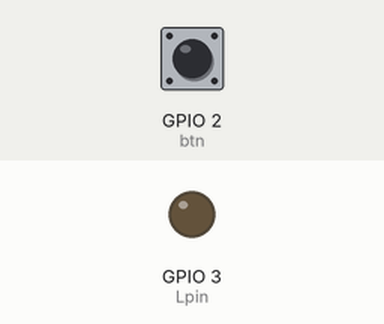
This program was run on a simulated Raspberry Pi (BCM pin numbers). Shown: output pins drawn as LEDs (lit = HIGH). The inputs (shaded band) are chosen by the test bench; at power-on: GPIO 2 (btn) HIGH.

Above: at 1.2 s.
1.3 s: GPIO 2 (btn) pulled LOW for 0.15 s
At 1.37 s:
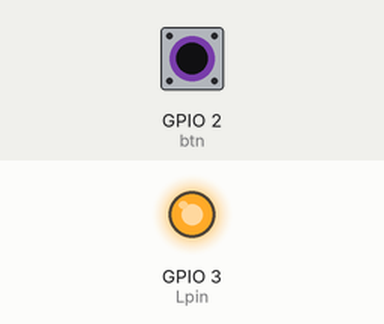
2.9 s: GPIO 2 (btn) pulled LOW for 3.2 s
At 6.5 s:
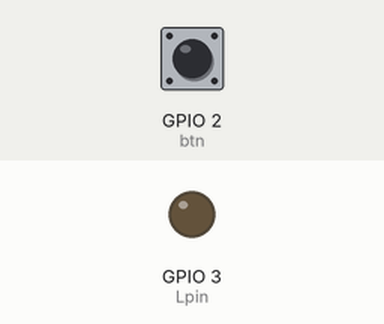
Timing chart, 0 to 8.0 s (numbered marks = the images above; inputs shaded):
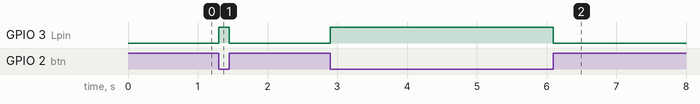

The program:

showSwitch.py
```python
#!/usr/bin/python
# -*- coding: utf-8 -*-

import RPi.GPIO as GPIO
import time

btn=2
Lpin=3

GPIO.setwarnings(False)
GPIO.setmode(GPIO.BCM)

GPIO.setup(btn,GPIO.IN,pull_up_down=GPIO.PUD_UP)
GPIO.setup(Lpin,GPIO.OUT)

try:
    while True:
        #按下按钮
        if (GPIO.input(btn) == 0):
            #设为高电平
            GPIO.output(Lpin, True)
        else:
            GPIO.output(Lpin, False)

except KeyboardInterrupt:
    pass

finally:
    GPIO.cleanup()
```

Measured:
- after the input at 1.3 s, GPIO 3 (Lpin): LOW → HIGH at once, → LOW 0.15 s later
- after the input at 2.9 s, GPIO 3 (Lpin): LOW → HIGH at once, → LOW 3.2 s later
